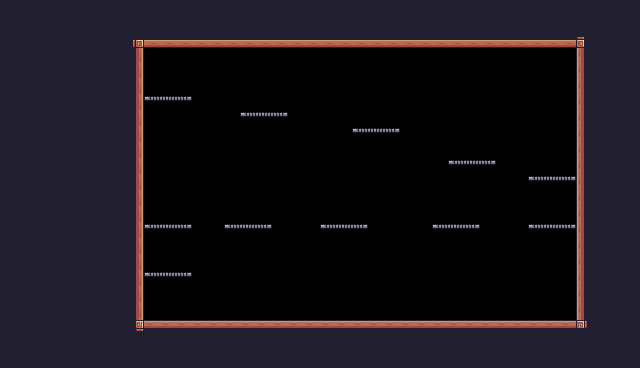

Tiled map render using the project's own tile images. Description and the whole map definition, tile-layer contents included, below:
An orthogonal 40x23 tile map with 16x16 px tiles, 1 tile layer (Background) and 23 objects (11x Platform, 4x Fruit, 3x Dumpster, Player).

<map version="1.10" tiledversion="1.10.2" orientation="orthogonal" renderorder="right-down" width="40" height="23" tilewidth="16" tileheight="16" infinite="0" nextlayerid="5" nextobjectid="67">
 <tileset firstgid="1" source="Pixel Adventure.tsx" />
 <layer id="1" name="Background" width="40" height="23">
  <properties>
   <property name="BackgroundColor" value="Blue" />
  </properties>
  <data encoding="csv">
24,24,24,24,24,24,24,24,24,24,24,24,24,24,24,24,24,24,24,24,24,24,24,24,24,24,24,24,24,24,24,24,24,24,24,24,24,24,24,24,
24,24,24,24,24,24,24,24,24,24,24,24,24,24,24,24,24,24,24,24,24,24,24,24,24,24,24,24,24,24,24,24,24,24,24,24,24,24,24,24,
24,24,24,24,24,24,24,24,92,134,134,134,134,134,134,134,134,134,134,134,134,134,134,134,134,134,134,134,134,134,134,134,134,134,134,134,93,24,24,24,
24,24,24,24,24,24,24,24,113,0,0,0,0,0,0,0,0,0,0,0,0,0,0,0,0,0,0,0,0,0,0,0,0,0,0,0,111,24,24,24,
24,24,24,24,24,24,24,24,113,0,0,0,0,0,0,0,0,0,0,0,0,0,0,0,0,0,0,0,0,0,0,0,0,0,0,0,111,24,24,24,
24,24,24,24,24,24,24,24,113,0,0,0,0,0,0,0,0,0,0,0,0,0,0,0,0,0,0,0,0,0,0,0,0,0,0,0,111,24,24,24,
24,24,24,24,24,24,24,24,113,62,63,64,0,0,0,0,0,0,0,0,0,0,0,0,0,0,0,0,0,0,0,0,0,0,0,0,111,24,24,24,
24,24,24,24,24,24,24,24,113,0,0,0,0,0,0,62,63,64,0,0,0,0,0,0,0,0,0,0,0,0,0,0,0,0,0,0,111,24,24,24,
24,24,24,24,24,24,24,24,113,0,0,0,0,0,0,0,0,0,0,0,0,0,62,63,64,0,0,0,0,0,0,0,0,0,0,0,111,24,24,24,
24,24,24,24,24,24,24,24,113,0,0,0,0,0,0,0,0,0,0,0,0,0,0,0,0,0,0,0,0,0,0,0,0,0,0,0,111,24,24,24,
24,24,24,24,24,24,24,24,113,0,0,0,0,0,0,0,0,0,0,0,0,0,0,0,0,0,0,0,62,63,64,0,0,0,0,0,111,24,24,24,
24,24,24,24,24,24,24,24,113,0,0,0,0,0,0,0,0,0,0,0,0,0,0,0,0,0,0,0,0,0,0,0,0,62,63,64,111,24,24,24,
24,24,24,24,24,24,24,24,113,0,0,0,0,0,0,0,0,0,0,0,0,0,0,0,0,0,0,0,0,0,0,0,0,0,0,0,111,24,24,24,
24,24,24,24,24,24,24,24,113,0,0,0,0,0,0,0,0,0,0,0,0,0,0,0,0,0,0,0,0,0,0,0,0,0,0,0,111,24,24,24,
24,24,24,24,24,24,24,24,113,62,63,64,0,0,62,63,64,0,0,0,62,63,64,0,0,0,0,62,63,64,0,0,0,62,63,64,111,24,24,24,
24,24,24,24,24,24,24,24,113,0,0,0,0,0,0,0,0,0,0,0,0,0,0,0,0,0,0,0,0,0,0,0,0,0,0,0,111,24,24,24,
24,24,24,24,24,24,24,24,113,0,0,0,0,0,0,0,0,0,0,0,0,0,0,0,0,0,0,0,0,0,0,0,0,0,0,0,111,24,24,24,
24,24,24,24,24,24,24,24,113,62,63,64,0,0,0,0,0,0,0,0,0,0,0,0,0,0,0,0,0,0,0,0,0,0,0,0,111,24,24,24,
24,24,24,24,24,24,24,24,113,0,0,0,0,0,0,0,0,0,0,0,0,0,0,0,0,0,0,0,0,0,0,0,0,0,0,0,111,24,24,24,
24,24,24,24,24,24,24,24,113,0,0,0,0,0,0,0,0,0,0,0,0,0,0,0,0,0,0,0,0,0,0,0,0,0,0,0,111,24,24,24,
24,24,24,24,24,24,24,24,114,90,90,90,90,90,90,90,90,90,90,90,90,90,90,90,90,90,90,90,90,90,90,90,90,90,90,90,115,24,24,24,
24,24,24,24,24,24,24,24,24,24,24,24,24,24,24,24,24,24,24,24,24,24,24,24,24,24,24,24,24,24,24,24,24,24,24,24,24,24,24,24,
24,24,24,24,24,24,24,24,24,24,24,24,24,24,24,24,24,24,24,24,24,24,24,24,24,24,24,24,24,24,24,24,24,24,24,24,24,24,24,24
</data>
 </layer>
 <objectgroup id="3" name="Collisions">
  <object id="11" x="112" y="16" width="32" height="336" />
  <object id="12" x="128" y="320.667" width="464" height="31.333" />
  <object id="14" x="576" y="16" width="32" height="336" />
  <object id="15" x="134" y="16" width="454" height="31" />
  <object id="46" type="Platform" x="144" y="224" width="48" height="16" />
  <object id="47" type="Platform" x="144" y="272" width="48" height="16" />
  <object id="48" type="Platform" x="224" y="224" width="48" height="16" />
  <object id="49" type="Platform" x="320" y="224" width="48" height="16" />
  <object id="50" type="Platform" x="432" y="224" width="48" height="16" />
  <object id="51" type="Platform" x="528" y="224" width="48" height="16" />
  <object id="52" type="Platform" x="528" y="176" width="48" height="16" />
  <object id="53" type="Platform" x="448" y="160" width="48" height="16" />
  <object id="54" type="Platform" x="352" y="128" width="48" height="16" />
  <object id="55" type="Platform" x="240" y="112" width="48" height="16" />
  <object id="56" type="Platform" x="144" y="96" width="48" height="16" />
 </objectgroup>
 <objectgroup id="2" name="Spawnpoints">
  <object id="59" name="SodaCup" type="Fruit" x="240" y="192" width="32" height="32" />
  <object id="60" name="SodaCup" type="Fruit" x="336" y="192" width="32" height="32" />
  <object id="61" name="TrashBag" type="Fruit" x="368" y="96" width="32" height="32" />
  <object id="62" name="TrashBag" type="Fruit" x="240" y="80" width="32" height="32" />
  <object id="63" name="Dumpster" type="Dumpster" x="528" y="288" width="32" height="32" />
  <object id="64" name="Dumpster" type="Dumpster" x="528" y="192" width="32" height="32" />
  <object id="65" name="Dumpster" type="Dumpster" x="144" y="64" width="32" height="32" />
  <object id="66" name="Player" type="Player" x="160" y="288" width="31.6667" height="31.3333" />
 </objectgroup>
</map>
